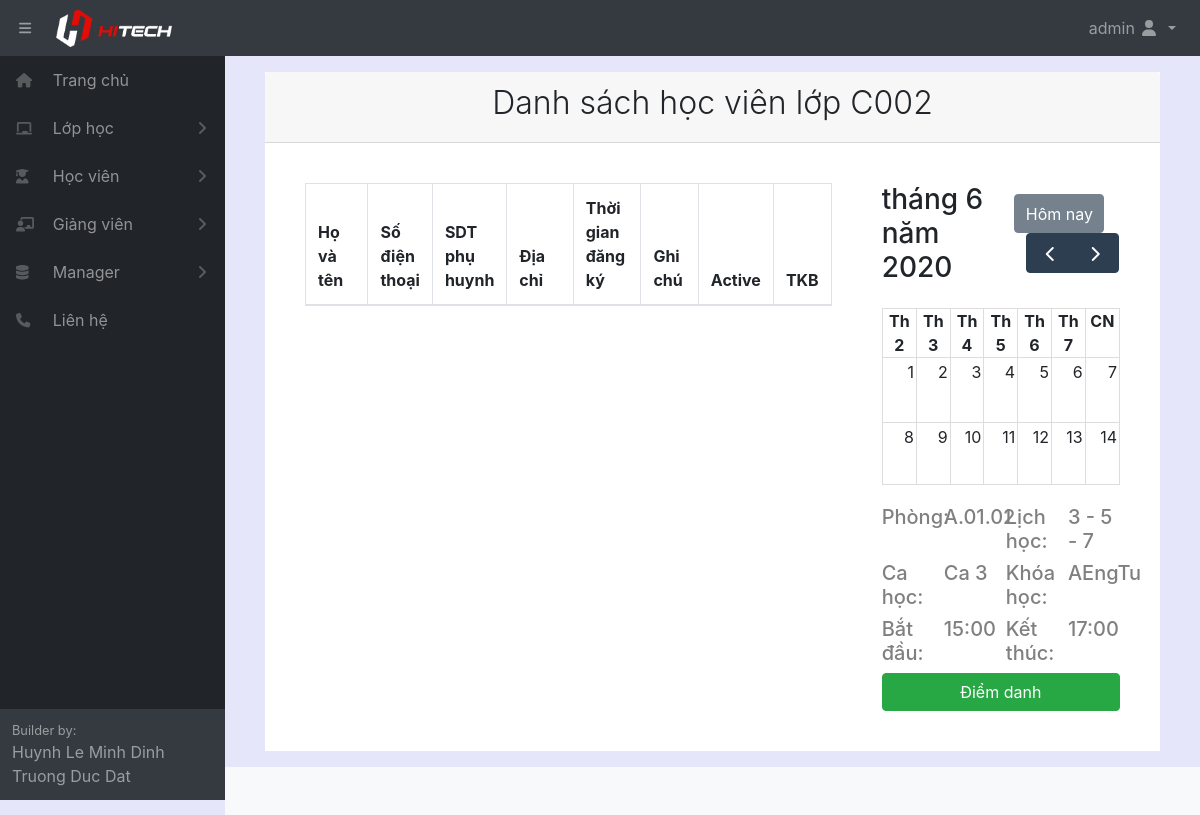
Page /classstudent/101/ (signed in) on the earlier database version.
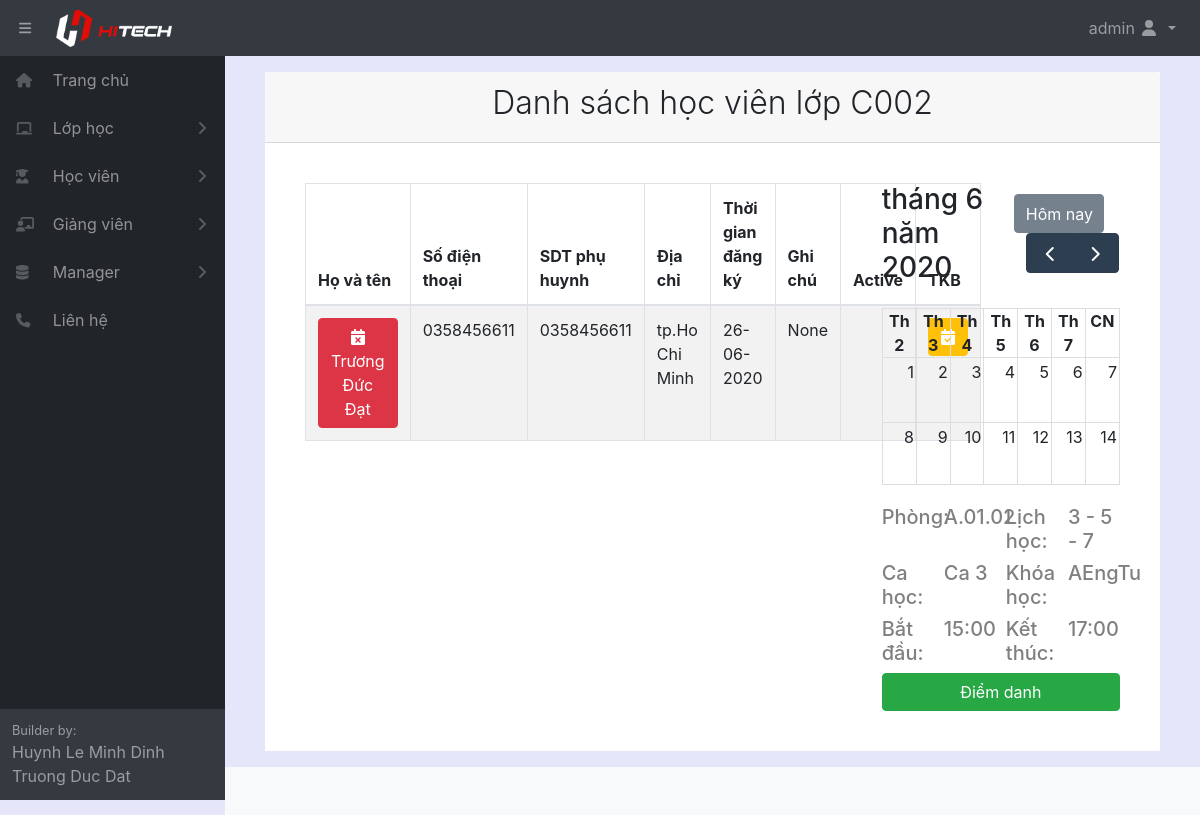
Same page on the later database version.
### home/models.py (models this page shows, shortened)
class Student(models.Model):
    fullname = models.CharField(max_length=100, verbose_name="Tên học sinh")
    gender = models.ForeignKey(Gender, null= True, on_delete=models.SET_NULL)
    birthday = models.DateField(verbose_name="Ngày sinh")
    identity_card = models.CharField(max_length=100, null = True, blank=True, verbose_name="CMND")
    phonenumber = models.CharField(max_length=100, null = True, blank=True, verbose_name="SDT")
    phonenumber_family = models.CharField(max_length=100, null = True, blank=True, verbose_name="SDT phụ huynh")
    email = models.CharField(max_length=100, null = True, blank=True, verbose_name="Email")
    adress = models.CharField(max_length=300, null = True, blank=True, verbose_name="Địa chỉ")
    classname = models.ForeignKey(Classname, null= True, on_delete=models.SET_NULL)
    fee = models.IntegerField(default=0, verbose_name="Học phí")
    fee_remain = models.IntegerField(default=0, verbose_name="Học phí còn lại")
    create_date = models.DateField(auto_now_add=True, verbose_name="Ngày đăng ký học")
    havedetailschedule = active = models.BooleanField(default=False, verbose_name="Thời khóa biểu cá nhân")
    note = models.CharField(max_length=300, null = True, blank=True, verbose_name="Ghi chú")
    active = models.BooleanField(default=True, verbose_name="Trạng thái")
    class Meta:
        ordering =["fullname"]
        verbose_name_plural = "Học sinh"

### home/decorators.py (the view)
        def wrapper_func(request, *args, **kwargs):
            group = None
            if request.user.groups.exists():
                group = request.user.groups.all()[0].name
            if group in allowed_roles:
                return view_func(request, *args, **kwargs)
            else:
                return redirect('errorrole')

### home/models.py (called while the page is built)
    def __str__(self):
        return  self.fullname

    def __str__(self):
        return  self.fullname

    def __str__(self):
        return  self.name

    def __str__(self):
        return  self.fullname

### home/views.py (called while the page is built)
@login_required(login_url='login')
@allowed_users(allowed_roles=['admin','manager','staff','teacher'])
def detailClassStudent(request,pk):
    pk = pk
    classname = Classname.objects.get(pk=pk)
    liststudentinclass = Student.objects.all()
    timeshift = TimeShift.objects.get(pk=classname.timeshift_id)
    print(timeshift.timestart)
    schedule = Schedule.objects.all()
    context={'timeshift':timeshift,'liststudentinclass':liststudentinclass,'pk':pk, 'classname':classname, 'schedule':schedule}
    return render(request,'class/detailClassStudent.html',context)

### home/templates/class/detailClassStudent.html (shortened to what the changed rows need)
{% extends "pages/base.html" %}
{% block content %}
{% load static %}
<div class="card-header">
    <h2 class="text-center font-weight-light">Danh sách học viên lớp {{classname.fullname}}</h2>
</div>
<div class="card-body">
    <div class="form-row">
        <div class="col-xl-8 col-md-12">
            <div class="card-body">
                <table id="example" class="table table-striped table-bordered" style="width:100%">
                    <thead>
                        <tr>
                            <th style="width: 20%;">Họ và tên</th>
                            <th style="width: 10%;">Số điện thoại</th>
                            <th style="width: 10%;">SDT phụ huynh</th>
                            <th style="width: 23%;">Địa chỉ</th>
                            <th style="width: 15%;">Thời gian đăng ký</th>
                            <th style="width: 13%;">Ghi chú</th>
                            <th>Active</th>
                            <th>TKB</th>
                        </tr>
                    </thead>
                    <tbody>
                        {% for i in liststudentinclass %}
                        {% if pk == i.classname_id %}
                        <tr>
                            <td>
                                {% if i.havedetailschedule %}
                                <a href="/student/{{ i.pk }}" style="width: 100%; color: white;"
                                    class="btn btn-success"><i class="fas fa-calendar-check" style="color: white;"></i>
                                    {{ i.fullname }}</a>
                                {% else %}
                                <a onclick="warningcreateschedule()" style="width: 100%; color: white;"
                                    class="btn btn-danger"><i class="fas fa-calendar-times" style="color: white;"></i>
                                    {{ i.fullname }}</a>
                                {%endif%}
                            </td>
                            <td>{{ i.phonenumber }}</td>
                            <td>{{ i.phonenumber_family }}</td>
                            <td>{{ i.adress }}</td>
                            <td>{{ i.create_date|date:"d-m-Y" }}</td>
                            <td>{{ i.note }}</td>
                            <td style="text-align: center;">
                            </td>
                            <td>
                                {% if i.havedetailschedule == 0 %}
                                <a href="/checkinstudent/{{ i.pk }}" style="width: 100%; color: white;"
                                    class="btn btn-warning"><i class="fas fa-calendar-check"
                                        style="color: white;"></i></a>
                                {%endif%}
                            </td>
                        </tr>
                        {% endif %}
                        {% endfor %}
                    </tbody>
                </table>
            </div>
        </div>
    </div>
</div>
{% endblock content %}

Differences in the rows shown:
now on this page (row edited): Student: fullname "Trương Đức Đạt", phonenumber "0358456611", phonenumber_family "0358456611", adress "tp.Ho Chi Minh", create_date "26-06-2020", note "None"
